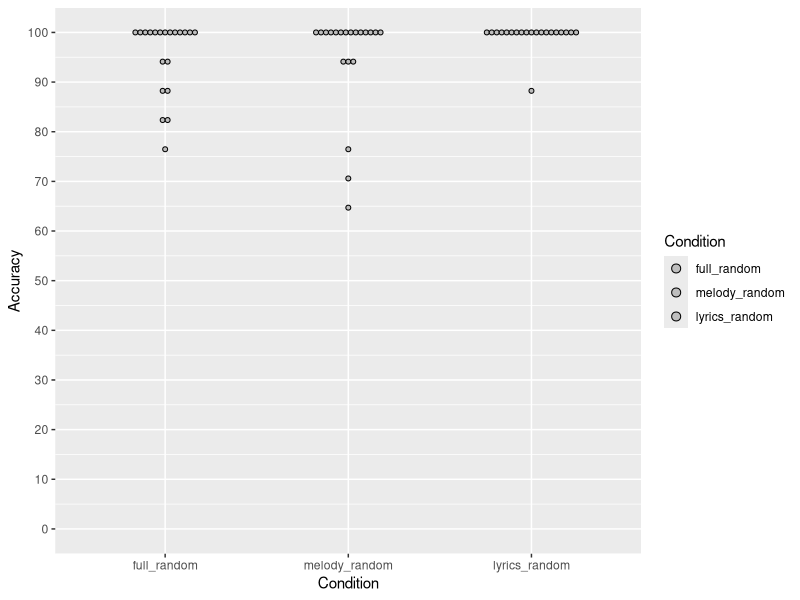
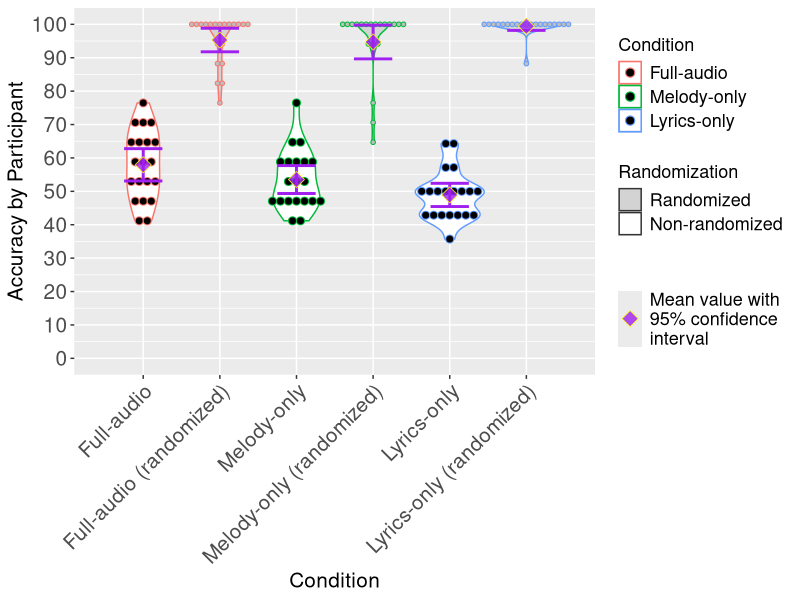
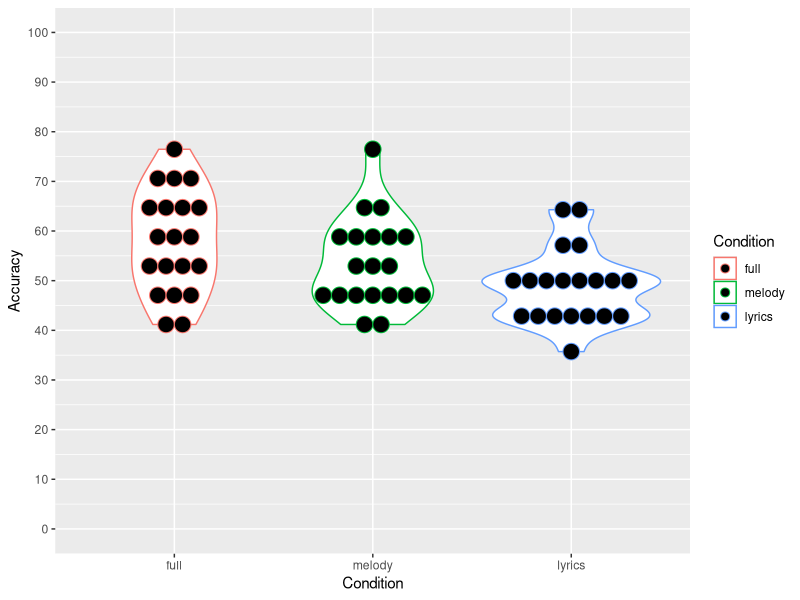
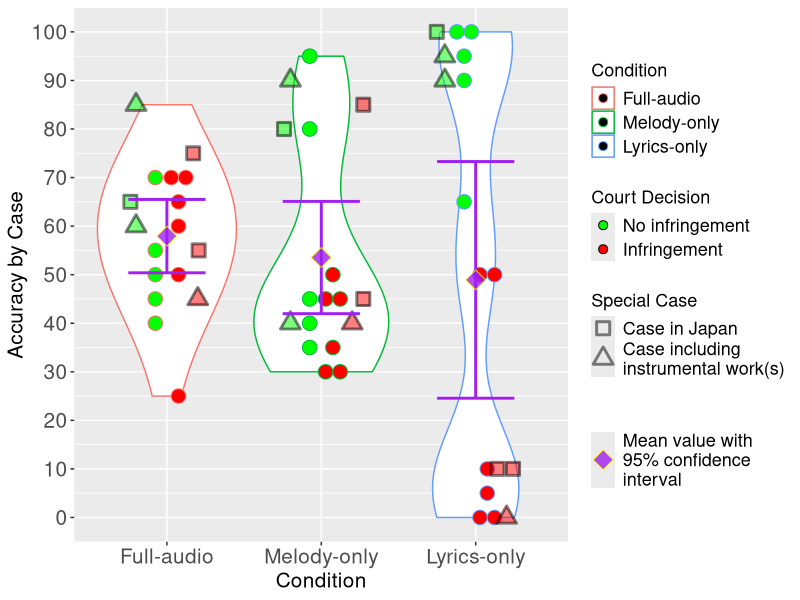

Write R code to recreate these figures, in order. (Note: this script raises an error after producing the figures.)
setwd("/Users/username/PerceptualData")

install.packages(c("tidyr", "ggplot2"))
install.packages("ggpubr")
library(tidyr)
library(ggplot2)
library(ggpubr)

accuracy_byParti <- read.csv("accuracy_by_participant.csv", header = TRUE)
t.test(accuracy_byParti$full, accuracy_byParti$melody, paired = TRUE, alternative="less") #updated to make one-tailed in accordance with our a priori predictions
t.test(accuracy_byParti$melody, accuracy_byParti$lyrics, paired = TRUE)
t.test(accuracy_byParti$full, accuracy_byParti$lyrics, paired = TRUE)



## The following code of function summarySE() is extracted from http://www.cookbook-r.com/Graphs/Plotting_means_and_error_bars_(ggplot2)/
## Gives count, mean, standard deviation, standard error of the mean, and confidence interval (default 95%).
##   data: a data frame.
##   measurevar: the name of a column that contains the variable to be summariezed
##   groupvars: a vector containing names of columns that contain grouping variables
##   na.rm: a boolean that indicates whether to ignore NA's
##   conf.interval: the percent range of the confidence interval (default is 95%)
summarySE <- function(data=NULL, measurevar, groupvars=NULL, na.rm=FALSE, conf.interval=.95, .drop=TRUE) {
  library(plyr)
  
  # New version of length which can handle NA's: if na.rm==T, don't count them
  length2 <- function (x, na.rm=FALSE) {
    if (na.rm) sum(!is.na(x))
    else length(x)
  }
  
  # This does the summary. For each group's data frame, return a vector with
  # N, mean, and sd
  datac <- ddply(data, groupvars, .drop=.drop,
                 .fun = function(xx, col) {
                   c(N    = length2(xx[[col]], na.rm=na.rm),
                     mean = mean   (xx[[col]], na.rm=na.rm),
                     sd   = sd     (xx[[col]], na.rm=na.rm)
                   )
                 },
                 measurevar
  )
  
  # Rename the "mean" column    
  datac <- rename(datac, c("mean" = measurevar))
  
  datac$se <- datac$sd / sqrt(datac$N)  # Calculate standard error of the mean
  
  # Confidence interval multiplier for standard error
  # Calculate t-statistic for confidence interval: 
  # e.g., if conf.interval is .95, use .975 (above/below), and use df=N-1
  ciMult <- qt(conf.interval/2 + .5, datac$N-1)
  datac$ci <- datac$se * ciMult
  
  return(datac)
}



# Violin plot for accuracy by participant
# Basic violin plot
accuracy_byParti <- read.csv("accuracy_by_participant.csv", header = TRUE)
data_long <- gather(accuracy_byParti, key = "Condition", value = "Accuracy", full:lyrics, factor_key = TRUE)
data_long_random <- gather(accuracy_byParti, key = "Condition", value = "Accuracy", full_random:lyrics_random, factor_key = TRUE)

p <- ggplot(data_long, aes(x = Condition, y = Accuracy, color = Condition)) + 
  scale_y_continuous(breaks = seq(0,100,by=10), limits = c(0,100)) + 
  geom_violin() + aes(ymin = 0) + aes(ymax = 100) + 
  geom_dotplot(binaxis = 'y', stackdir = 'center', dotsize = 1)

# random control
g <- ggplot(data_long_random, aes(x = Condition, y = Accuracy, fill = Condition)) + 
  scale_y_continuous(breaks = seq(0,100,by=10), limits = c(0,100)) + 
  geom_dotplot(binaxis = 'y', stackdir = 'center', dotsize = 0.3) + 
  scale_fill_manual(values = c("gray", "gray", "gray"))


# combine
data_mix <- gather(accuracy_byParti, key = "Condition", value = "Accuracy", full:lyrics_random, factor_key = TRUE)
data_mix$Condition <- relevel(relevel(relevel(relevel(relevel(relevel(data_mix$Condition,"lyrics_random"),"lyrics"),"melody_random"),"melody"),"full_random"),"full")
subset_nonrandom <- subset(data_mix, Condition=="full" | Condition=="melody" | Condition=="lyrics")
subset_random <- subset(data_mix, Condition=="full_random" | Condition=="melody_random" | Condition=="lyrics_random")
summarySE_nonrandom <- summarySE(subset_nonrandom, measurevar = "Accuracy", groupvars = "Condition")
summarySE_random <- summarySE(subset_random, measurevar = "Accuracy", groupvars = "Condition")

mix <- ggplot(data = data_mix, mapping = aes(x = Condition, y = Accuracy)) + 
  scale_y_continuous(breaks = seq(0,100,by=10), limits = c(0,100)) + 
  aes(ymin = 0) + aes(ymax = 100) + 
  geom_point(color = "white", size = 0.1) + 
  geom_violin(data = subset_random, 
              mapping = aes(x = Condition, y = Accuracy, color = subset_nonrandom$Condition, fill = "random")) + 
  geom_violin(data = subset_nonrandom, 
              mapping = aes(x = Condition, y = Accuracy, color = Condition, fill = "nonrandom")) + 
  geom_dotplot(data = subset_random, 
               mapping = aes(x = Condition, y = Accuracy, color = subset_nonrandom$Condition), 
               binwidth = 2, binaxis = "y", stackdir = "center", fill = "gray", dotsize = 0.7) + 
  geom_dotplot(data = subset_nonrandom, 
               mapping = aes(x = Condition, y = Accuracy, color = Condition), 
               binwidth = 3, binaxis = "y", stackdir = "center", fill = "black", dotsize = 0.8) + 
  geom_errorbar(data = summarySE_random, 
                mapping = aes(x = Condition, ymin = Accuracy-ci, ymax = Accuracy+ci), 
                color = "purple", width = 0.5, size = 1) + 
  geom_errorbar(data = summarySE_nonrandom, 
                mapping = aes(x = Condition, ymin = Accuracy-ci, ymax = Accuracy+ci), 
                color = "purple", width = 0.5, size = 1) + 
  stat_summary(fun = "mean", mapping = aes(shape = "mean"), 
               geom = "point", color = "yellow", fill = "purple", alpha = 0.8, size = 4) + 
  scale_x_discrete(labels = c("full" = "Full-audio", 
                              "full_random" = "Full-audio (randomized)", 
                              "melody" = "Melody-only", 
                              "melody_random" = "Melody-only (randomized)", 
                              "lyrics" = "Lyrics-only", 
                              "lyrics_random" = "Lyrics-only (randomized)")) + 
  scale_color_discrete(name = "Condition", labels = c("full" = "Full-audio", 
                                                      "melody" = "Melody-only", 
                                                      "lyrics" = "Lyrics-only")) + 
  scale_fill_manual(name = "Randomization", 
                    values = c("random" = "lightgray", "nonrandom" = "white"), 
                    labels = c("random" = "Randomized", "nonrandom" = "Non-randomized")) + 
  scale_shape_manual(name = "", values = c("mean" = 23), 
                     labels = c("mean" = "Mean value with \n95% confidence \ninterval")) + 
  theme(axis.title = element_text(size = 15), 
        axis.text.x = element_text(angle = 45, size = 15, hjust = 1), 
        axis.text.y = element_text(size = 15), 
        legend.title = element_text(size = 13), 
        legend.text = element_text(size = 13)) + 
  guides(color = guide_legend(order = 1), 
         fill = guide_legend(order = 2, reverse = TRUE), 
         shape = guide_legend(order = 3)) + 
  labs(x = "Condition", y = "Accuracy by Participant")


# # non-randomized data points overlap randomized data points (discarded)
# temp <- read.csv("accuracy_by_participant_long.csv", header = TRUE)
# temp$Condition <- relevel(relevel(relevel(temp$Condition,"Lyrics only"),"Melody only"),"Full audio")
# mix <- ggplot(data = temp, mapping = aes(x = Condition, y = Accuracy, color = Condition)) + 
#   scale_y_continuous(breaks = seq(0,100,by=10), limits = c(0,100)) + 
#   aes(ymin = 0) + aes(ymax = 100) + 
#   geom_violin(data = subset(temp, Random=="Non-randomized"), 
#               mapping = aes(x = Condition, y = Accuracy, color = Condition, fill = Random), 
#               fill = "white") + 
#   geom_violin(data = subset(temp, Random=="Randomized"), 
#               mapping = aes(x = Condition, y = Accuracy, color = Condition, fill = Random), 
#               fill = "lightgray") + 
#   geom_dotplot(data = subset(temp, Random=="Non-randomized"), 
#                mapping = aes(x = Condition, y = Accuracy, color = Condition), 
#                binwidth = 3, binaxis = "y", stackdir = "center", fill = "black", dotsize = 0.7) + 
#   geom_dotplot(data = subset(temp, Random=="Randomized"), 
#                mapping = aes(x = Condition, y = Accuracy), color = "yellow", 
#                binwidth = 2, binaxis = "y", stackdir = "center", fill = "gray", dotsize = 0.6) + 
#   labs(x = "Condition", y = "Accuracy by Participant")



# Violin plot for accuracy by case
# Basic violin plot
accuracy_byCase <- read.csv("accuracy_by_case.csv", header = TRUE)
data_long <- gather(accuracy_byCase, key = "Condition", value = "Accuracy", full:lyrics, factor_key = TRUE)
subset_removeInstrumentalForLyrics <- subset(data_long, !((Condition=="lyrics" & Case==4) | (Condition=="lyrics" & Case==5) | (Condition=="lyrics" & Case==9)))
subset_normal <- subset(data_long, Case!=14 & Case!=15 & Case!=16 & Case!=4 & Case!=5 & Case!=9)
subset_JP <- subset(data_long, Case>=14)
subset_instrumental <- subset(data_long, Case==4 | Case==5 | Case==9)
summarySE <- summarySE(subset_removeInstrumentalForLyrics, measurevar = "Accuracy", groupvars = "Condition")

p_byCase <- ggplot(data = subset_removeInstrumentalForLyrics, mapping = aes(x = Condition, y = Accuracy, color = Condition)) + 
  scale_y_continuous(breaks = seq(0,100,by=10), limits = c(0,100)) + 
  aes(ymin = 0) + aes(ymax = 100) + 
  geom_violin(fill = "white", bw = 12) + 
  geom_dotplot(data = subset_normal, 
               mapping = aes(x = Condition, y = Accuracy, color = Condition, fill = factor(CourtDecision)), 
               position = position_dodge(width=0.3), binwidth = 3, binaxis = "y", stackdir = "center", dotsize = 1) + 
  #  geom_dotplot(binwidth = 3, binaxis = "y", binpositions = "all", stackdir = "center", dotsize = 1, stackgroups = TRUE)
  geom_point(data = subset_JP, 
             mapping = aes(x = Condition, y = Accuracy, 
                           fill = factor(CourtDecision), group = factor(CourtDecision), 
                           shape = "rectangle"), #JP cases shown by rectangles
             position = position_jitterdodge(jitter.width = 0.55, dodge.width = 0.6, seed = 2), 
             #position = position_dodge(width=1), 
             color = "black", alpha = 0.5, size = 4, stroke = 1.5) + 
  geom_point(data = subset_instrumental, 
             mapping = aes(x = Condition, y = Accuracy, 
                           fill = factor(CourtDecision), group = factor(CourtDecision), 
                           shape = "triangle"), #Instrumental cases shown by triangles
             #position = position_jitterdodge(jitter.width = 0.5, dodge.width = 0.3, seed = 2), 
             position = position_dodge(width=0.8), 
             color = "black", alpha = 0.5, size = 4, stroke = 1.5) + 
  geom_errorbar(data = summarySE, 
                mapping = aes(x = Condition, ymin = Accuracy-ci, ymax = Accuracy+ci), 
                color = "purple", width = 0.5, size = 1) + 
  stat_summary(fun = "mean", mapping = aes(size = "mean"), 
               geom = "point", color = "yellow", fill = "purple", 
               shape = 23, alpha = 0.8) + #Mean values shown by diamond dots
  scale_x_discrete(labels = c("full" = "Full-audio", 
                              "melody" = "Melody-only", 
                              "lyrics" = "Lyrics-only")) + 
  scale_color_discrete(name = "Condition", labels = c("full" = "Full-audio", 
                                                      "melody" = "Melody-only", 
                                                      "lyrics" = "Lyrics-only")) + 
  scale_fill_manual(name = "Court Decision", 
                    values = c("0" = "green", "1" = "red"), 
                    labels = c("0" = "No infringement", "1" = "Infringement")) + 
  scale_shape_manual(name = "Special Case", values = c("rectangle" = 22, "triangle" = 24), 
                     labels = c("rectangle" = "Case in Japan", 
                                "triangle" = "Case including \ninstrumental work(s)")) + 
  scale_size_manual(name = "", values = c("mean" = 5), 
                    labels = c("mean" = "Mean value with \n95% confidence \ninterval")) + 
  theme(axis.title = element_text(size = 15), axis.text = element_text(size = 15), 
        legend.title = element_text(size = 13), legend.text = element_text(size = 13)) + 
  guides(color = guide_legend(order = 1), 
         fill = guide_legend(order = 2, override.aes = list(shape = NA)), 
         shape = guide_legend(order = 3), 
         size = guide_legend(order = 4)) + 
  labs(x = "Condition", y = "Accuracy by Case")



# Perceptual similarity vs PMI
similarity <- read.csv("perceptual_simi_vs_pmi_long.csv", header = TRUE)
similarity$GROUP <- relevel(relevel(relevel(similarity$GROUP,"LYRICS_SIMI"),"MELODY_SIMI"),"FULL_SIMI")
GROUP.labs <- c("Full-audio", "Melody-only", "Lyrics-only")
names(GROUP.labs) <- c("FULL_SIMI", "MELODY_SIMI", "LYRICS_SIMI")

pmi_p <- ggplot(data = similarity, mapping = aes(x = SIMILARITY, y = PMI)) + 
  scale_x_continuous(breaks = c(1,2,3,4,5), limits = c(1,5)) + 
  scale_y_continuous(breaks = c(0,25,50,75,100), limits = c(0,100)) + 
  geom_point(mapping = aes(color = GROUP)) + 
  geom_smooth(method = "lm") + 
  facet_grid(GROUP~., labeller = labeller(GROUP = GROUP.labs)) + 
  scale_color_discrete(name = "Condition", labels = c("FULL_SIMI" = "Full-audio", 
                                                      "MELODY_SIMI" = "Melody-only", 
                                                      "LYRICS_SIMI" = "Lyrics-only")) + 
  theme(axis.title = element_text(size = 15), axis.text = element_text(size = 13), 
        legend.title = element_text(size = 13), legend.text = element_text(size = 13), 
        strip.text.y = element_text(size = 13)) + 
  labs(x = "Mean Perceptual Similarity", y = "Automatically Calculated Melodic Similarity (PMI)") + 
  #  stat_regline_equation(label.x = 4, label.y = 15) + 
  stat_cor(label.x = 3.5, label.y = 3, size = 5)



# Perceptual similarity vs Musly similarity
perceptual_musly <- read.csv("perceptual_simi_vs_musly_simi_long.csv", header = TRUE)
perceptual_musly$GROUP <- relevel(relevel(relevel(perceptual_musly$GROUP,"LYRICS_SIMI"),"MELODY_SIMI"),"FULL_SIMI")
GROUP.labs <- c("Full-audio", "Melody-only", "Lyrics-only")
names(GROUP.labs) <- c("FULL_SIMI", "MELODY_SIMI", "LYRICS_SIMI")

musly_p <- ggplot(data = perceptual_musly, mapping = aes(x = SIMILARITY, y = Musly_simi)) + 
  scale_x_continuous(breaks = c(1,2,3,4,5), limits = c(1,5)) + 
  scale_y_continuous(breaks = c(0,25,50,75,100), limits = c(0,100)) + 
  geom_point(mapping = aes(color = GROUP)) + 
  geom_smooth(method = "lm") + 
  facet_grid(GROUP~., labeller = labeller(GROUP = GROUP.labs)) + 
  scale_color_discrete(name = "Condition", labels = c("FULL_SIMI" = "Full-audio", 
                                                      "MELODY_SIMI" = "Melody-only", 
                                                      "LYRICS_SIMI" = "Lyrics-only")) + 
  theme(axis.title = element_text(size = 15), axis.text = element_text(size = 13), 
        legend.title = element_text(size = 13), legend.text = element_text(size = 13), 
        strip.text.y = element_text(size = 13)) + 
  labs(x = "Mean Perceptual Similarity", y = "Automatically Calculated Audio Similarity (Musly)") + 
  #  stat_regline_equation(label.x = 0, label.y = 98) + 
  stat_cor(label.x = 1, label.y = 90, size = 5)
